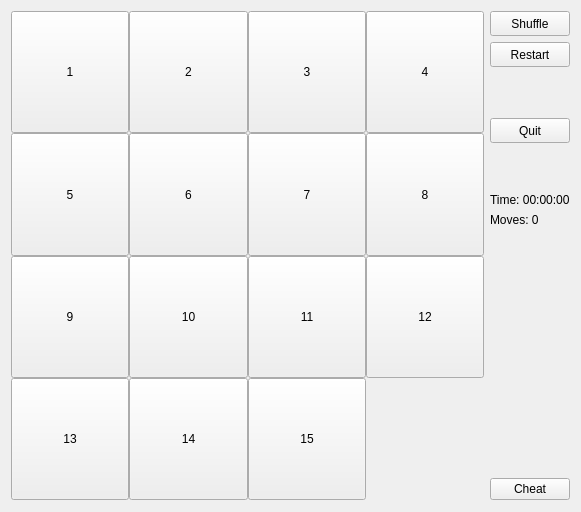
<?xml version="1.0" encoding="UTF-8"?>
<ui version="4.0">
 <class>PuzzleForm</class>
 <widget class="QWidget" name="PuzzleForm">
  <property name="geometry">
   <rect>
    <x>0</x>
    <y>0</y>
    <width>581</width>
    <height>512</height>
   </rect>
  </property>
  <property name="sizePolicy">
   <sizepolicy hsizetype="Preferred" vsizetype="Preferred">
    <horstretch>1</horstretch>
    <verstretch>1</verstretch>
   </sizepolicy>
  </property>
  <property name="windowTitle">
   <string>Form</string>
  </property>
  <layout class="QHBoxLayout" name="horizontalLayout">
   <item>
    <layout class="QGridLayout" name="gridLayout_2" columnstretch="10,0">
     <item row="0" column="1">
      <layout class="QVBoxLayout" name="verticalLayout" stretch="0,0,2,0,2,0,0,11,0">
       <item>
        <widget class="QPushButton" name="buttonShuffle">
         <property name="sizePolicy">
          <sizepolicy hsizetype="Preferred" vsizetype="Preferred">
           <horstretch>1</horstretch>
           <verstretch>0</verstretch>
          </sizepolicy>
         </property>
         <property name="minimumSize">
          <size>
           <width>80</width>
           <height>25</height>
          </size>
         </property>
         <property name="sizeIncrement">
          <size>
           <width>0</width>
           <height>0</height>
          </size>
         </property>
         <property name="baseSize">
          <size>
           <width>0</width>
           <height>0</height>
          </size>
         </property>
         <property name="text">
          <string>Shuffle</string>
         </property>
        </widget>
       </item>
       <item>
        <widget class="QPushButton" name="buttonRestart">
         <property name="sizePolicy">
          <sizepolicy hsizetype="Preferred" vsizetype="Preferred">
           <horstretch>1</horstretch>
           <verstretch>0</verstretch>
          </sizepolicy>
         </property>
         <property name="minimumSize">
          <size>
           <width>80</width>
           <height>25</height>
          </size>
         </property>
         <property name="text">
          <string>Restart</string>
         </property>
        </widget>
       </item>
       <item>
        <spacer name="verticalSpacer_2">
         <property name="orientation">
          <enum>Qt::Vertical</enum>
         </property>
         <property name="sizeType">
          <enum>QSizePolicy::MinimumExpanding</enum>
         </property>
         <property name="sizeHint" stdset="0">
          <size>
           <width>20</width>
           <height>40</height>
          </size>
         </property>
        </spacer>
       </item>
       <item>
        <widget class="QPushButton" name="buttonQuit">
         <property name="sizePolicy">
          <sizepolicy hsizetype="Preferred" vsizetype="Preferred">
           <horstretch>1</horstretch>
           <verstretch>0</verstretch>
          </sizepolicy>
         </property>
         <property name="minimumSize">
          <size>
           <width>80</width>
           <height>25</height>
          </size>
         </property>
         <property name="text">
          <string>Quit</string>
         </property>
        </widget>
       </item>
       <item>
        <spacer name="spacer">
         <property name="orientation">
          <enum>Qt::Vertical</enum>
         </property>
         <property name="sizeType">
          <enum>QSizePolicy::MinimumExpanding</enum>
         </property>
         <property name="sizeHint" stdset="0">
          <size>
           <width>20</width>
           <height>40</height>
          </size>
         </property>
        </spacer>
       </item>
       <item>
        <widget class="QLabel" name="lableElapsedTime">
         <property name="text">
          <string>Time: 00:00:00</string>
         </property>
        </widget>
       </item>
       <item>
        <widget class="QLabel" name="labelMoves">
         <property name="text">
          <string>Moves: 0</string>
         </property>
        </widget>
       </item>
       <item>
        <spacer name="verticalSpacer">
         <property name="orientation">
          <enum>Qt::Vertical</enum>
         </property>
         <property name="sizeType">
          <enum>QSizePolicy::Expanding</enum>
         </property>
         <property name="sizeHint" stdset="0">
          <size>
           <width>20</width>
           <height>40</height>
          </size>
         </property>
        </spacer>
       </item>
       <item>
        <widget class="QPushButton" name="buttonCheat">
         <property name="text">
          <string>Cheat</string>
         </property>
        </widget>
       </item>
      </layout>
     </item>
     <item row="1" column="0">
      <spacer name="verticalSpacer_3">
       <property name="orientation">
        <enum>Qt::Vertical</enum>
       </property>
       <property name="sizeType">
        <enum>QSizePolicy::Fixed</enum>
       </property>
       <property name="sizeHint" stdset="0">
        <size>
         <width>1</width>
         <height>1</height>
        </size>
       </property>
      </spacer>
     </item>
     <item row="1" column="1">
      <spacer name="verticalSpacer_4">
       <property name="orientation">
        <enum>Qt::Vertical</enum>
       </property>
       <property name="sizeType">
        <enum>QSizePolicy::Fixed</enum>
       </property>
       <property name="sizeHint" stdset="0">
        <size>
         <width>1</width>
         <height>1</height>
        </size>
       </property>
      </spacer>
     </item>
     <item row="0" column="0">
      <layout class="QGridLayout" name="gridLayout" rowstretch="1,1,1,1" columnstretch="1,1,1,1">
       <property name="sizeConstraint">
        <enum>QLayout::SetDefaultConstraint</enum>
       </property>
       <property name="leftMargin">
        <number>0</number>
       </property>
       <property name="topMargin">
        <number>0</number>
       </property>
       <property name="rightMargin">
        <number>0</number>
       </property>
       <property name="bottomMargin">
        <number>0</number>
       </property>
       <property name="spacing">
        <number>0</number>
       </property>
       <item row="0" column="0">
        <widget class="QPushButton" name="pushButton_1">
         <property name="sizePolicy">
          <sizepolicy hsizetype="Fixed" vsizetype="Fixed">
           <horstretch>0</horstretch>
           <verstretch>0</verstretch>
          </sizepolicy>
         </property>
         <property name="minimumSize">
          <size>
           <width>70</width>
           <height>70</height>
          </size>
         </property>
         <property name="maximumSize">
          <size>
           <width>7000</width>
           <height>7000</height>
          </size>
         </property>
         <property name="sizeIncrement">
          <size>
           <width>1</width>
           <height>1</height>
          </size>
         </property>
         <property name="text">
          <string>1</string>
         </property>
         <attribute name="buttonGroup">
          <string notr="true">buttonGroup</string>
         </attribute>
        </widget>
       </item>
       <item row="0" column="1">
        <widget class="QPushButton" name="pushButton_2">
         <property name="sizePolicy">
          <sizepolicy hsizetype="Fixed" vsizetype="Fixed">
           <horstretch>0</horstretch>
           <verstretch>0</verstretch>
          </sizepolicy>
         </property>
         <property name="minimumSize">
          <size>
           <width>70</width>
           <height>70</height>
          </size>
         </property>
         <property name="maximumSize">
          <size>
           <width>7000</width>
           <height>7000</height>
          </size>
         </property>
         <property name="sizeIncrement">
          <size>
           <width>1</width>
           <height>1</height>
          </size>
         </property>
         <property name="text">
          <string>2</string>
         </property>
         <property name="flat">
          <bool>false</bool>
         </property>
         <attribute name="buttonGroup">
          <string notr="true">buttonGroup</string>
         </attribute>
        </widget>
       </item>
       <item row="0" column="2">
        <widget class="QPushButton" name="pushButton_3">
         <property name="sizePolicy">
          <sizepolicy hsizetype="Fixed" vsizetype="Fixed">
           <horstretch>0</horstretch>
           <verstretch>0</verstretch>
          </sizepolicy>
         </property>
         <property name="minimumSize">
          <size>
           <width>70</width>
           <height>70</height>
          </size>
         </property>
         <property name="maximumSize">
          <size>
           <width>7000</width>
           <height>7000</height>
          </size>
         </property>
         <property name="sizeIncrement">
          <size>
           <width>1</width>
           <height>1</height>
          </size>
         </property>
         <property name="text">
          <string>3</string>
         </property>
         <attribute name="buttonGroup">
          <string notr="true">buttonGroup</string>
         </attribute>
        </widget>
       </item>
       <item row="0" column="3">
        <widget class="QPushButton" name="pushButton_4">
         <property name="sizePolicy">
          <sizepolicy hsizetype="Fixed" vsizetype="Fixed">
           <horstretch>0</horstretch>
           <verstretch>0</verstretch>
          </sizepolicy>
         </property>
         <property name="minimumSize">
          <size>
           <width>70</width>
           <height>70</height>
          </size>
         </property>
         <property name="maximumSize">
          <size>
           <width>7000</width>
           <height>7000</height>
          </size>
         </property>
         <property name="sizeIncrement">
          <size>
           <width>1</width>
           <height>1</height>
          </size>
         </property>
         <property name="text">
          <string>4</string>
         </property>
         <attribute name="buttonGroup">
          <string notr="true">buttonGroup</string>
         </attribute>
        </widget>
       </item>
       <item row="1" column="0">
        <widget class="QPushButton" name="pushButton_5">
         <property name="sizePolicy">
          <sizepolicy hsizetype="Fixed" vsizetype="Fixed">
           <horstretch>0</horstretch>
           <verstretch>0</verstretch>
          </sizepolicy>
         </property>
         <property name="minimumSize">
          <size>
           <width>70</width>
           <height>70</height>
          </size>
         </property>
         <property name="maximumSize">
          <size>
           <width>7000</width>
           <height>7000</height>
          </size>
         </property>
         <property name="sizeIncrement">
          <size>
           <width>1</width>
           <height>1</height>
          </size>
         </property>
         <property name="text">
          <string>5</string>
         </property>
         <attribute name="buttonGroup">
          <string notr="true">buttonGroup</string>
         </attribute>
        </widget>
       </item>
       <item row="1" column="1">
        <widget class="QPushButton" name="pushButton_6">
         <property name="sizePolicy">
          <sizepolicy hsizetype="Fixed" vsizetype="Fixed">
           <horstretch>0</horstretch>
           <verstretch>0</verstretch>
          </sizepolicy>
         </property>
         <property name="minimumSize">
          <size>
           <width>70</width>
           <height>70</height>
          </size>
         </property>
         <property name="maximumSize">
          <size>
           <width>7000</width>
           <height>7000</height>
          </size>
         </property>
         <property name="sizeIncrement">
          <size>
           <width>1</width>
           <height>1</height>
          </size>
         </property>
         <property name="baseSize">
          <size>
           <width>0</width>
           <height>0</height>
          </size>
         </property>
         <property name="text">
          <string>6</string>
         </property>
         <attribute name="buttonGroup">
          <string notr="true">buttonGroup</string>
         </attribute>
        </widget>
       </item>
       <item row="1" column="2">
        <widget class="QPushButton" name="pushButton_7">
         <property name="enabled">
          <bool>true</bool>
         </property>
         <property name="sizePolicy">
          <sizepolicy hsizetype="Fixed" vsizetype="Fixed">
           <horstretch>0</horstretch>
           <verstretch>0</verstretch>
          </sizepolicy>
         </property>
         <property name="minimumSize">
          <size>
           <width>70</width>
           <height>70</height>
          </size>
         </property>
         <property name="maximumSize">
          <size>
           <width>7000</width>
           <height>7000</height>
          </size>
         </property>
         <property name="sizeIncrement">
          <size>
           <width>1</width>
           <height>1</height>
          </size>
         </property>
         <property name="text">
          <string>7</string>
         </property>
         <attribute name="buttonGroup">
          <string notr="true">buttonGroup</string>
         </attribute>
        </widget>
       </item>
       <item row="1" column="3">
        <widget class="QPushButton" name="pushButton_8">
         <property name="sizePolicy">
          <sizepolicy hsizetype="Fixed" vsizetype="Fixed">
           <horstretch>0</horstretch>
           <verstretch>0</verstretch>
          </sizepolicy>
         </property>
         <property name="minimumSize">
          <size>
           <width>70</width>
           <height>70</height>
          </size>
         </property>
         <property name="maximumSize">
          <size>
           <width>7000</width>
           <height>7000</height>
          </size>
         </property>
         <property name="sizeIncrement">
          <size>
           <width>1</width>
           <height>1</height>
          </size>
         </property>
         <property name="text">
          <string>8</string>
         </property>
         <attribute name="buttonGroup">
          <string notr="true">buttonGroup</string>
         </attribute>
        </widget>
       </item>
       <item row="2" column="0">
        <widget class="QPushButton" name="pushButton_9">
         <property name="sizePolicy">
          <sizepolicy hsizetype="Fixed" vsizetype="Fixed">
           <horstretch>0</horstretch>
           <verstretch>0</verstretch>
          </sizepolicy>
         </property>
         <property name="minimumSize">
          <size>
           <width>70</width>
           <height>70</height>
          </size>
         </property>
         <property name="maximumSize">
          <size>
           <width>7000</width>
           <height>7000</height>
          </size>
         </property>
         <property name="sizeIncrement">
          <size>
           <width>1</width>
           <height>1</height>
          </size>
         </property>
         <property name="text">
          <string>9</string>
         </property>
         <attribute name="buttonGroup">
          <string notr="true">buttonGroup</string>
         </attribute>
        </widget>
       </item>
       <item row="2" column="1">
        <widget class="QPushButton" name="pushButton_10">
         <property name="sizePolicy">
          <sizepolicy hsizetype="Fixed" vsizetype="Fixed">
           <horstretch>0</horstretch>
           <verstretch>0</verstretch>
          </sizepolicy>
         </property>
         <property name="minimumSize">
          <size>
           <width>70</width>
           <height>70</height>
          </size>
         </property>
         <property name="maximumSize">
          <size>
           <width>7000</width>
           <height>7000</height>
          </size>
         </property>
         <property name="sizeIncrement">
          <size>
           <width>1</width>
           <height>1</height>
          </size>
         </property>
         <property name="text">
          <string>10</string>
         </property>
         <attribute name="buttonGroup">
          <string notr="true">buttonGroup</string>
         </attribute>
        </widget>
       </item>
       <item row="2" column="2">
        <widget class="QPushButton" name="pushButton_11">
         <property name="sizePolicy">
          <sizepolicy hsizetype="Fixed" vsizetype="Fixed">
           <horstretch>0</horstretch>
           <verstretch>0</verstretch>
          </sizepolicy>
         </property>
         <property name="minimumSize">
          <size>
           <width>70</width>
           <height>70</height>
          </size>
         </property>
         <property name="maximumSize">
          <size>
           <width>7000</width>
           <height>7000</height>
          </size>
         </property>
         <property name="sizeIncrement">
          <size>
           <width>1</width>
           <height>1</height>
          </size>
         </property>
         <property name="text">
          <string>11</string>
         </property>
         <attribute name="buttonGroup">
          <string notr="true">buttonGroup</string>
         </attribute>
        </widget>
       </item>
       <item row="2" column="3">
        <widget class="QPushButton" name="pushButton_12">
         <property name="sizePolicy">
          <sizepolicy hsizetype="Fixed" vsizetype="Fixed">
           <horstretch>0</horstretch>
           <verstretch>0</verstretch>
          </sizepolicy>
         </property>
         <property name="minimumSize">
          <size>
           <width>70</width>
           <height>70</height>
          </size>
         </property>
         <property name="maximumSize">
          <size>
           <width>7000</width>
           <height>7000</height>
          </size>
         </property>
         <property name="sizeIncrement">
          <size>
           <width>1</width>
           <height>1</height>
          </size>
         </property>
         <property name="text">
          <string>12</string>
         </property>
         <attribute name="buttonGroup">
          <string notr="true">buttonGroup</string>
         </attribute>
        </widget>
       </item>
       <item row="3" column="0">
        <widget class="QPushButton" name="pushButton_13">
         <property name="sizePolicy">
          <sizepolicy hsizetype="Fixed" vsizetype="Fixed">
           <horstretch>0</horstretch>
           <verstretch>0</verstretch>
          </sizepolicy>
         </property>
         <property name="minimumSize">
          <size>
           <width>70</width>
           <height>70</height>
          </size>
         </property>
         <property name="maximumSize">
          <size>
           <width>7000</width>
           <height>7000</height>
          </size>
         </property>
         <property name="sizeIncrement">
          <size>
           <width>1</width>
           <height>1</height>
          </size>
         </property>
         <property name="text">
          <string>13</string>
         </property>
         <attribute name="buttonGroup">
          <string notr="true">buttonGroup</string>
         </attribute>
        </widget>
       </item>
       <item row="3" column="1">
        <widget class="QPushButton" name="pushButton_14">
         <property name="sizePolicy">
          <sizepolicy hsizetype="Fixed" vsizetype="Fixed">
           <horstretch>0</horstretch>
           <verstretch>0</verstretch>
          </sizepolicy>
         </property>
         <property name="minimumSize">
          <size>
           <width>70</width>
           <height>70</height>
          </size>
         </property>
         <property name="maximumSize">
          <size>
           <width>7000</width>
           <height>7000</height>
          </size>
         </property>
         <property name="sizeIncrement">
          <size>
           <width>1</width>
           <height>1</height>
          </size>
         </property>
         <property name="text">
          <string>14</string>
         </property>
         <attribute name="buttonGroup">
          <string notr="true">buttonGroup</string>
         </attribute>
        </widget>
       </item>
       <item row="3" column="2">
        <widget class="QPushButton" name="pushButton_15">
         <property name="sizePolicy">
          <sizepolicy hsizetype="Fixed" vsizetype="Fixed">
           <horstretch>0</horstretch>
           <verstretch>0</verstretch>
          </sizepolicy>
         </property>
         <property name="minimumSize">
          <size>
           <width>70</width>
           <height>70</height>
          </size>
         </property>
         <property name="maximumSize">
          <size>
           <width>7000</width>
           <height>7000</height>
          </size>
         </property>
         <property name="sizeIncrement">
          <size>
           <width>1</width>
           <height>1</height>
          </size>
         </property>
         <property name="text">
          <string>15</string>
         </property>
         <attribute name="buttonGroup">
          <string notr="true">buttonGroup</string>
         </attribute>
        </widget>
       </item>
      </layout>
     </item>
    </layout>
   </item>
  </layout>
 </widget>
 <resources/>
 <connections/>
 <buttongroups>
  <buttongroup name="buttonGroup"/>
 </buttongroups>
</ui>
